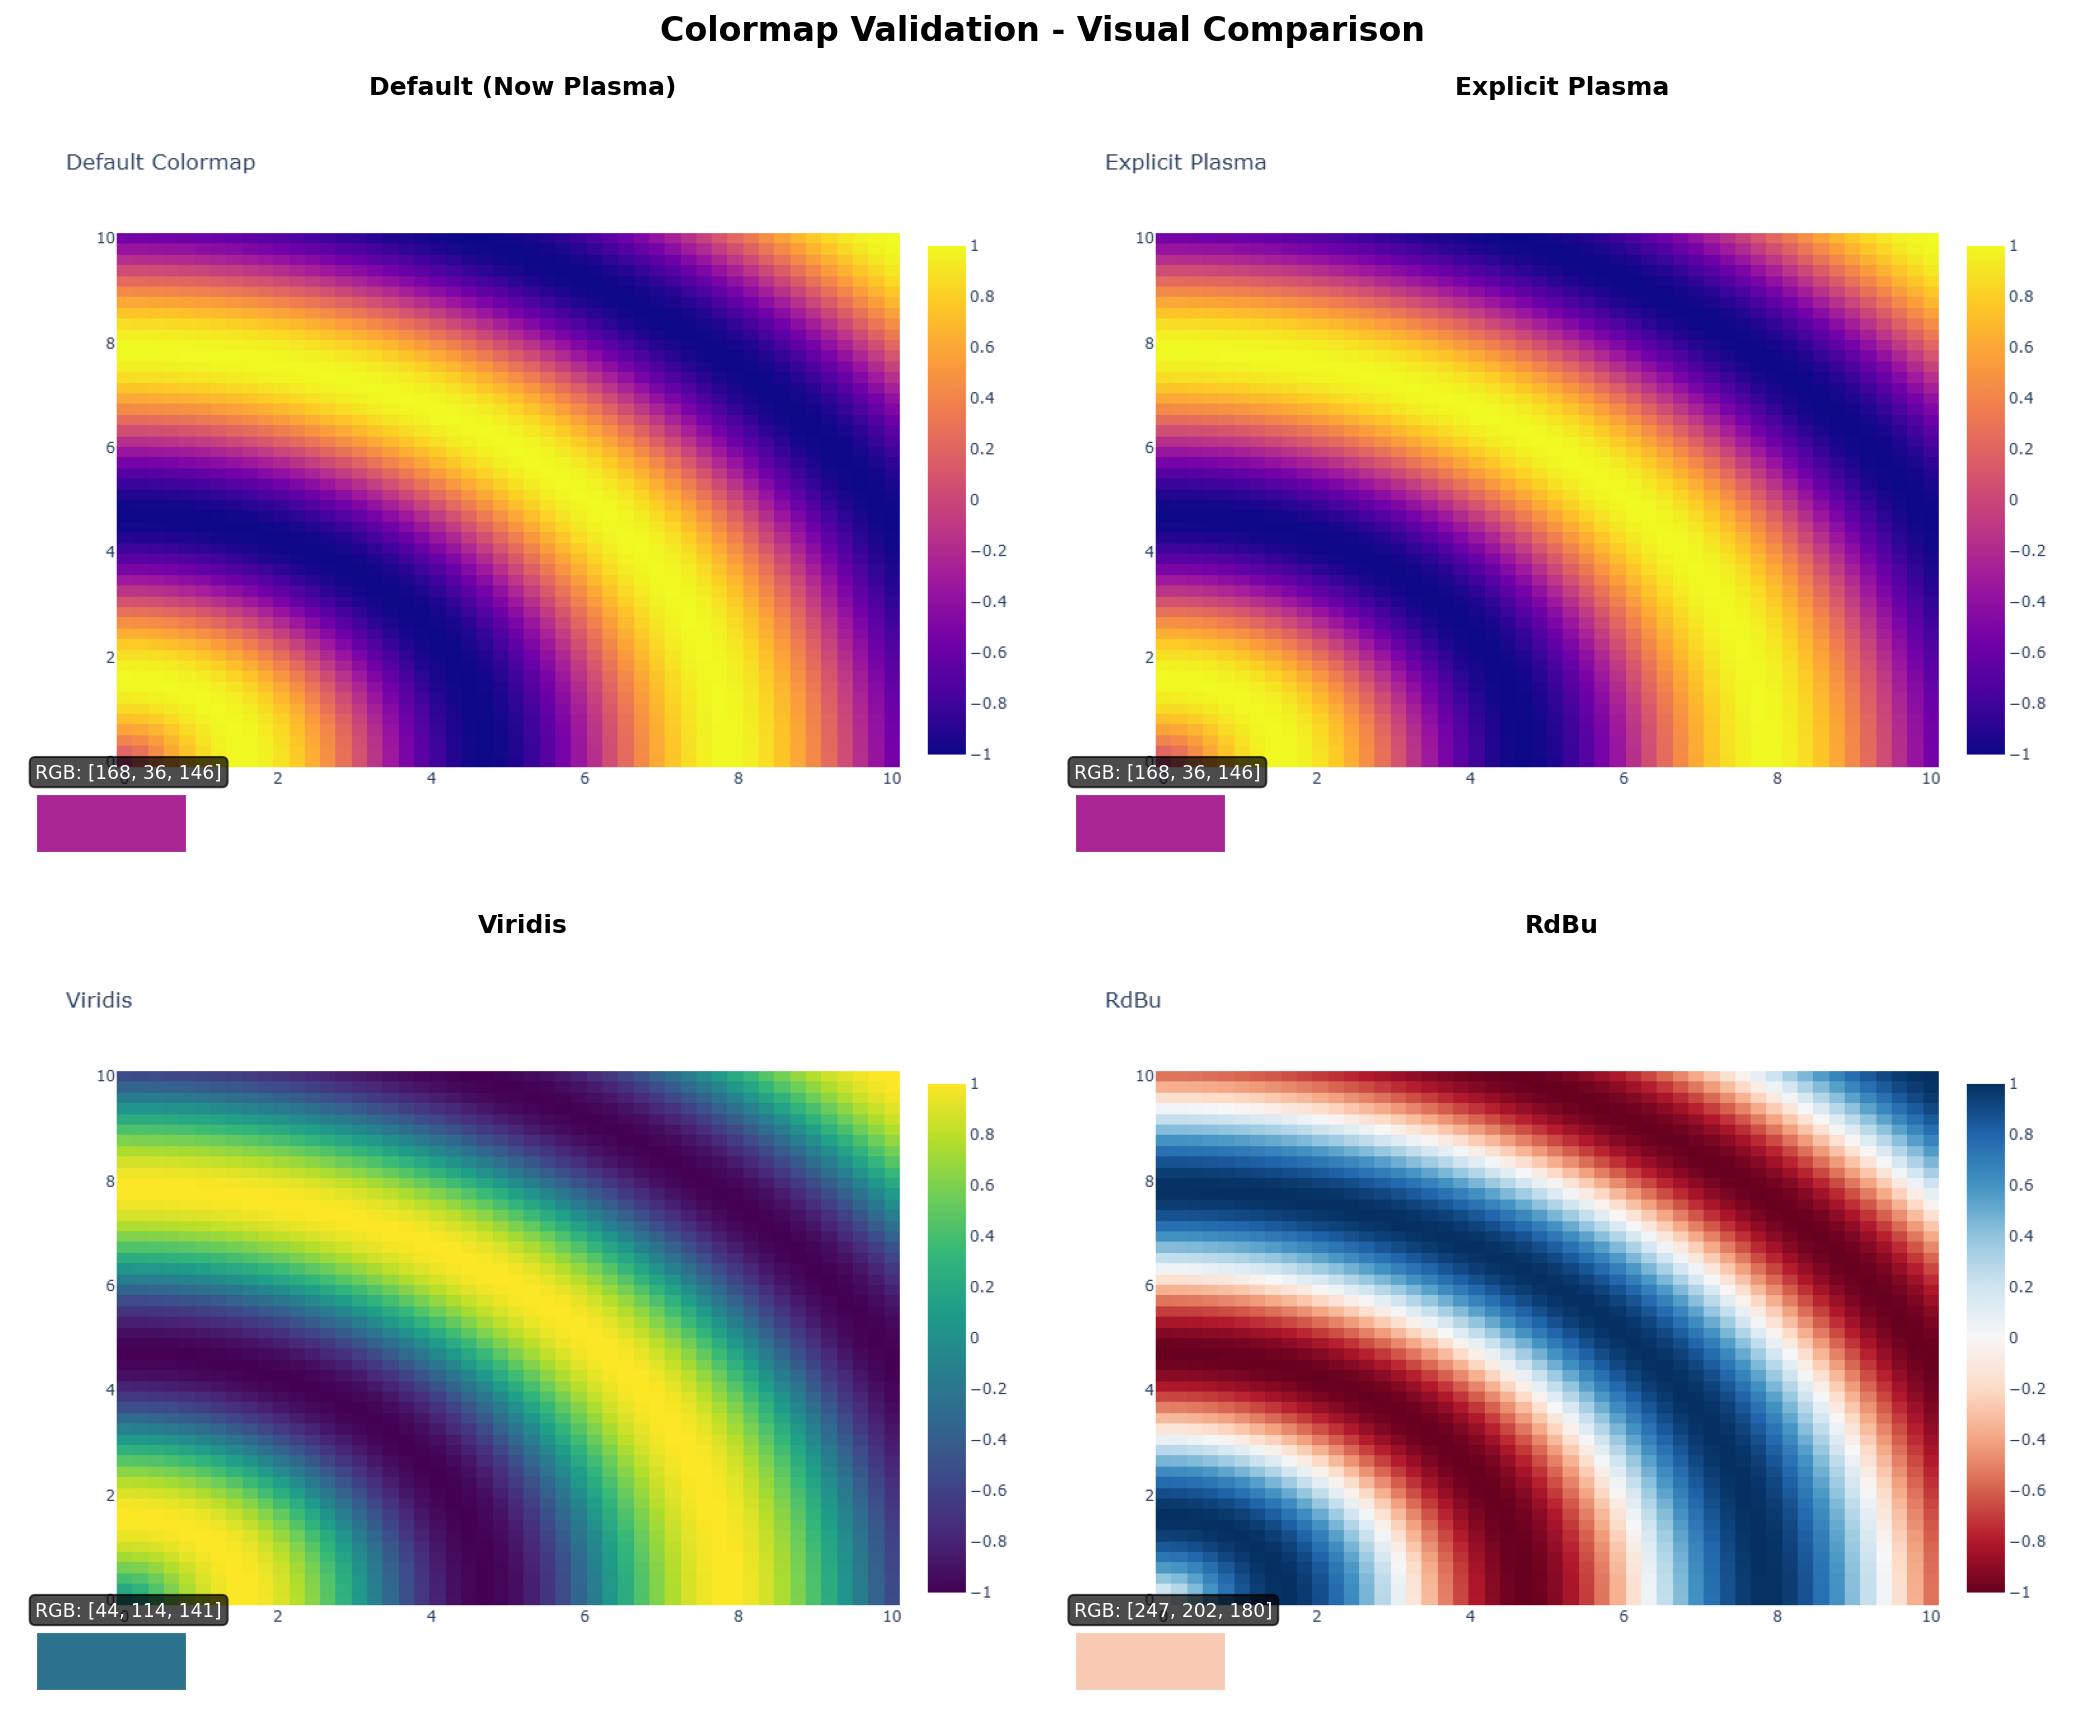

Write Python code to recreate this figure.
"""Visual comparison tool to display test plots side by side."""
import numpy as np
from PIL import Image
import matplotlib.pyplot as plt
import matplotlib.patches as mpatches

# Load the test images
images = {
    'Default (Now Plasma)': r'C:\cqc\qplotly\colormap_debugging\test_default.png',
    'Explicit Plasma': r'C:\cqc\qplotly\colormap_debugging\test_plasma.png',
    'Viridis': r'C:\cqc\qplotly\colormap_debugging\test_viridis.png',
    'RdBu': r'C:\cqc\qplotly\colormap_debugging\test_rdbu.png',
}

fig, axes = plt.subplots(2, 2, figsize=(14, 12))
fig.suptitle('Colormap Validation - Visual Comparison', fontsize=16, fontweight='bold')

for idx, (name, path) in enumerate(images.items()):
    row = idx // 2
    col = idx % 2
    ax = axes[row, col]

    img = Image.open(path)
    ax.imshow(img)
    ax.set_title(name, fontsize=12, fontweight='bold')
    ax.axis('off')

    # Add RGB color info
    img_array = np.array(img)
    h, w = img_array.shape[:2]
    center_y, center_x = h // 2, w // 3
    sample = img_array[center_y-10:center_y+10, center_x-10:center_x+10, :3]
    mean_color = sample.mean(axis=(0, 1))

    # Add color patch showing the sampled color
    color_patch = mpatches.Rectangle((0.02, 0.02), 0.15, 0.08,
                                    transform=ax.transAxes,
                                    facecolor=mean_color/255,
                                    edgecolor='white', linewidth=2)
    ax.add_patch(color_patch)

    # Add RGB text
    rgb_text = f'RGB: [{int(mean_color[0])}, {int(mean_color[1])}, {int(mean_color[2])}]'
    ax.text(0.02, 0.12, rgb_text, transform=ax.transAxes,
           fontsize=9, color='white', bbox=dict(boxstyle='round',
           facecolor='black', alpha=0.7))

plt.tight_layout()
plt.savefig(r'C:\cqc\qplotly\colormap_debugging\visual_comparison.png', dpi=150, bbox_inches='tight')
print("Visual comparison saved to: visual_comparison.png")
print("\nYou can see that 'Default' and 'Explicit Plasma' are identical,")
print("confirming that pcolormesh now defaults to Plasma instead of Viridis!")
